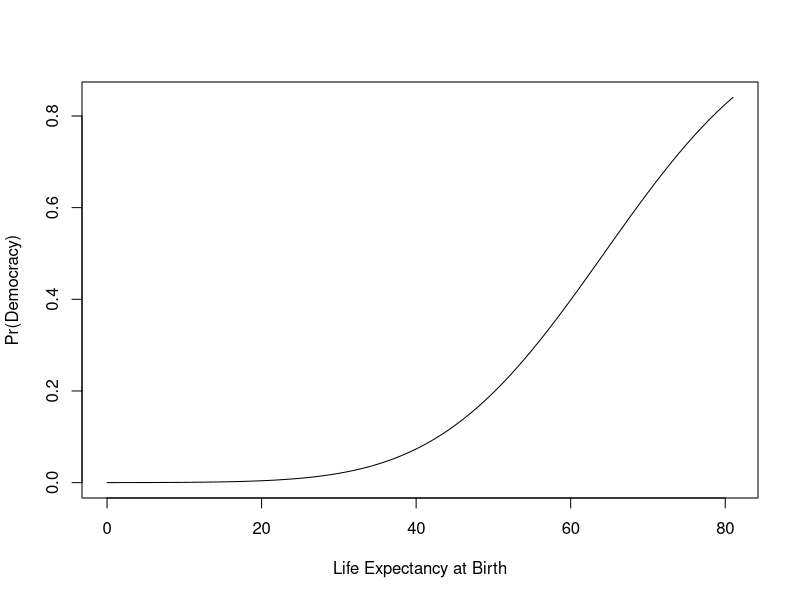
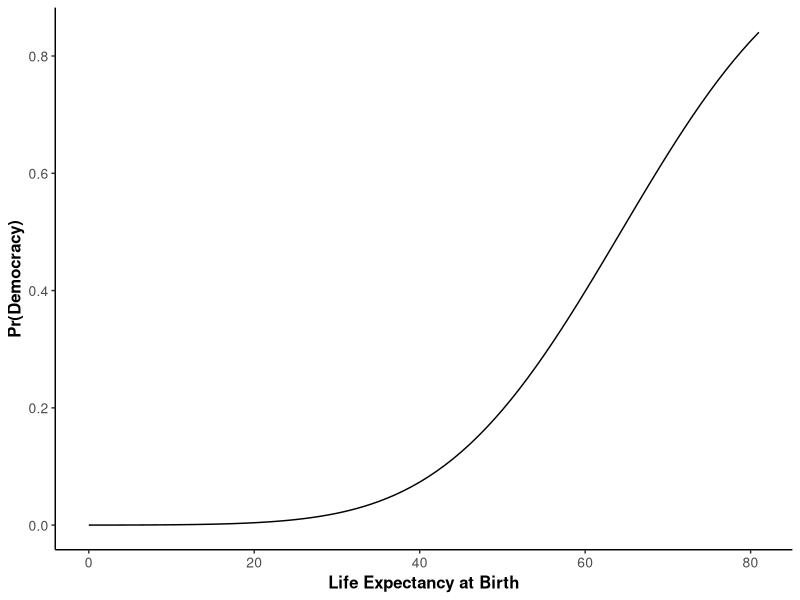

Generate these figures, in order, with R:
#############################################
# PO33Q -  Week 3, Predicted Probability Graph
#############################################

# set working directory
setwd()

# load packages
library(tidyverse)

###########
# DATA PREP
###########

# read in data
world <- read.csv("world.csv")

# filter to one year
world2000 <- filter(world, year==2000)

# estimate probit model
probit1 <- glm(democracy ~ life, 
               family = binomial(link = "probit"), 
               data = world2000)

# look at results of probit model
summary(probit1)

###########
# THE GRAPH
###########

## Preparing the Plot

summary(world2000$life) # look for range of life

xlife <- seq(0, 81.08, 1) # create a sequence of x-values with the range of life

ylife <- predict(probit1, list(life = xlife),type="response")


## If you want it to look all right

plot(xlife, ylife, 
     xlab = "Life Expectancy at Birth", 
     ylab = "Pr(Democracy)", 
     type = "l")

## If you want it to look jazzy, use ggplot. More on this can be found in Chapter 7 on https://drfloreiche.github.io/

# ggplot can only deal with a data frame, so we pass the x values and predictions into one called "predictions"

predictions <- data.frame(xlife,ylife) 

## then we call the ggplot function

ggplot(data=predictions, aes(x=xlife, y=ylife)) +
  geom_line() +
  labs(x= "Life Expectancy at Birth", y="Pr(Democracy)") +
  theme_classic()+
  theme(axis.text=element_text(size=10),
        axis.title=element_text(size=12,face="bold"))
